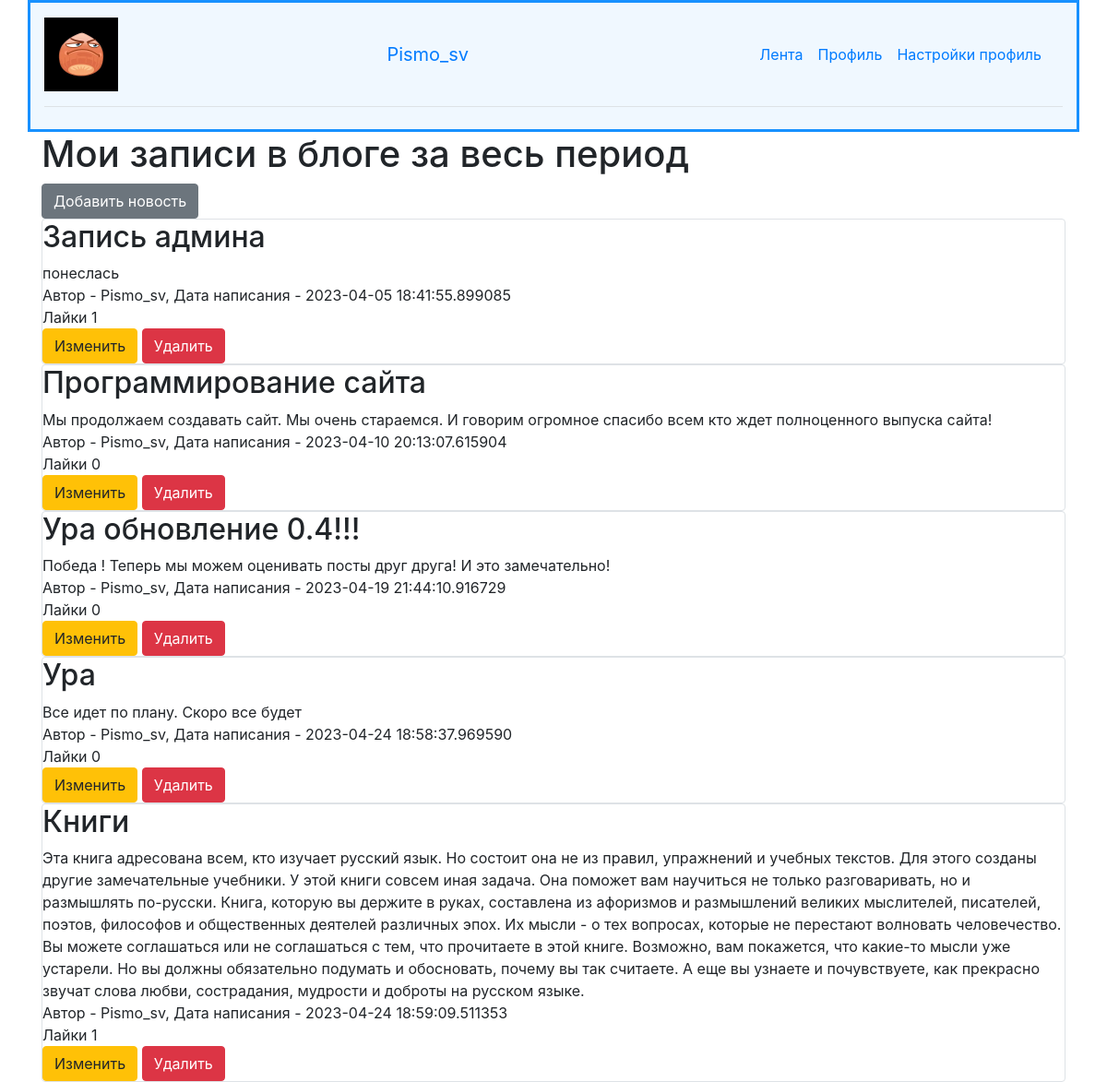
The app's page /profile (signed in) with its own data.
### data/users.py (models this page shows, shortened)
class User(SqlAlchemyBase, UserMixin):
    __tablename__ = 'users'
    id = sqlalchemy.Column(sqlalchemy.Integer,
                           primary_key=True, autoincrement=True)
    name = sqlalchemy.Column(sqlalchemy.String, nullable=True)
    about = sqlalchemy.Column(sqlalchemy.String, nullable=True)
    email = sqlalchemy.Column(sqlalchemy.String,
                              index=True, unique=True, nullable=True)
    hashed_password = sqlalchemy.Column(sqlalchemy.String, nullable=True)
    created_date = sqlalchemy.Column(sqlalchemy.DateTime,
                                     default=datetime.datetime.now)
    avatar = sqlalchemy.Column(sqlalchemy.String, nullable=True)
    news = orm.relationship("News", back_populates='user')

### data/news.py (models this page shows)
class News(SqlAlchemyBase):
    __tablename__ = 'news'
    id = sqlalchemy.Column(sqlalchemy.Integer,
                           primary_key=True, autoincrement=True)
    title = sqlalchemy.Column(sqlalchemy.String, nullable=True)
    content = sqlalchemy.Column(sqlalchemy.String, nullable=True)
    created_date = sqlalchemy.Column(sqlalchemy.DateTime,
                                     default=datetime.datetime.now)
    is_private = sqlalchemy.Column(sqlalchemy.Boolean, default=True)
    user_id = sqlalchemy.Column(sqlalchemy.Integer,
                                sqlalchemy.ForeignKey("users.id"))
    likes = sqlalchemy.Column(sqlalchemy.Integer, default=0)
    liked_users = sqlalchemy.Column(sqlalchemy.String)
    user = orm.relationship('User')

### main.py (the view)
@app.route("/profile")
def profile():  # вкладка профиля
    db_sess = db_session.create_session()
    if current_user.is_authenticated:
        news = db_sess.query(News).filter(
            News.user == current_user)
    else:
        error_ = 101
        return redirect(f"/error/{error_}")
    return render_template("profile.html", news=news)

### data/db_session.py (called while the page is built)
def create_session() -> Session:
    global __factory
    return __factory()

### main.py (called while the page is built)
@login_manager.user_loader
def load_user(user_id):
    db_sess = db_session.create_session()
    return db_sess.query(User).get(user_id)

### templates/profile.html
{% extends "base.html" %}
{% block content %}
<h1>Мои записи в блоге за весь период</h1>
{% if current_user.is_authenticated %}
    <a href="news" class="btn btn-secondary">Добавить новость</a>
{% endif %}
{% for item in news%}
<div class="col-md6 border rounded">
    <h2>{{item.title}}</h2>
    <div>
        {{item.content}}
    </div>
    <div>
        Автор - {{item.user.name}}, Дата написания - {{item.created_date}}
    </div>
        <span>Лайки {{item.likes}}<span/>
    <div>
        <a href="/news/{{ item.id }}" class="btn btn-warning">
            Изменить
        </a>
        <a href="/news_delete/{{ item.id }}" class="btn btn-danger">
            Удалить
        </a>
    </div>
</div>
{% endfor %}
{% endblock %}

### templates/base.html (shortened to what this page needs)
<!doctype html>
<html lang="en">
<head>
    <link rel="stylesheet"
          href="https://stackpath.bootstrapcdn.com/bootstrap/4.4.1/css/bootstrap.min.css"
>
</head>
<body>
<header>
    <div class="container" style="background-color: #F0F8FF; border:#1891FF solid; ">
        <header class="d-flex flex-wrap align-items-center justify-content-center justify-content-md-between py-3 mb-4 border-bottom">
            {% if current_user.is_authenticated %}
                {% if current_user.avatar == None %}
                    <img src="static/empty_avatar.jpg" height="80" width="80">
                {% else %}
                    <img src="static/users_files/{{current_user.avatar}}" alt="avatar" height="80" width="80">
                {% endif %}
                <a class="navbar-brand" href="/logout">{{ current_user.name }}</a>
            {% endif %}
            <ul class="nav col-12 col-md-auto mb-2 justify-content-center mb-md-0">
            <li><a href="/" class="nav-link px-2 link-secondary">Лента</a></li>
            <li><a href="/profile" class="nav-link px-2">Профиль</a></li>
            <li><a href="/profile_settings" class="nav-link px-2">Настройки профиль</a></li>
        </header>
    </div>
</header>
<main role="main" class="container">
    {% block content %}{% endblock %}
</main>
</body>
</html>

### templates/base.html (style rules this page uses)
body { background: url(https://img.freepik.com/free-photo/white-concrete-wall_53876-92803.jpg?w=1380&t=st=1681221851~exp=1681222451~hmac=b56127937686b29879128f878f829b32c23de93e679daa4056adbcf6740c8b92); background-color: #AAABB8 background-repeat: repeat-x; background-repeat: repeat-y; background-size: 100%; }

### records on screen
User: avatar (picture), name "Pismo_sv"
News: title "Запись админа", content "понеслась", user.name "Pismo_sv", created_date "2023-04-05 18:41:55.899085", likes "1"
News: title "Программирование сайта", content "Мы продолжаем создавать сайт. Мы очень стараемся. И говорим огромное спасибо всем кто ждет полноценного выпуска сайта!", user.name "Pismo_sv", created_date "2023-04-10 20:13:07.615904", likes "0"
News: title "Ура обновление 0.4!!!", content "Победа ! Теперь мы можем оценивать посты друг друга! И это замечательно!", user.name "Pismo_sv", created_date "2023-04-19 21:44:10.916729", likes "0"
News: title "Ура", content "Все идет по плану. Скоро все будет", user.name "Pismo_sv", created_date "2023-04-24 18:58:37.969590", likes "0"
News: title "Книги", content "Эта книга адресована всем, кто изучает русский язык. Но состоит она не из правил, упражнений и учебных текстов. Для этого созданы другие замечательные учебники. У этой книги совсем иная задача. Она поможет вам научиться не только разговаривать, но и размышлять по-русски. Книга, которую вы держите в руках, составлена из афоризмов и размышлений великих мыслителей, писателей, поэтов, философов и общественных деятелей различных эпох. Их мысли - о тех вопросах, которые не перестают волновать человечество. Вы можете соглашаться или не соглашаться с тем, что прочитаете в этой книге. Возможно, вам покажется, что какие-то мысли уже устарели. Но вы должны обязательно подумать и обосновать, почему вы…", user.name "Pismo_sv", created_date "2023-04-24 18:59:09.511353", likes "1"
